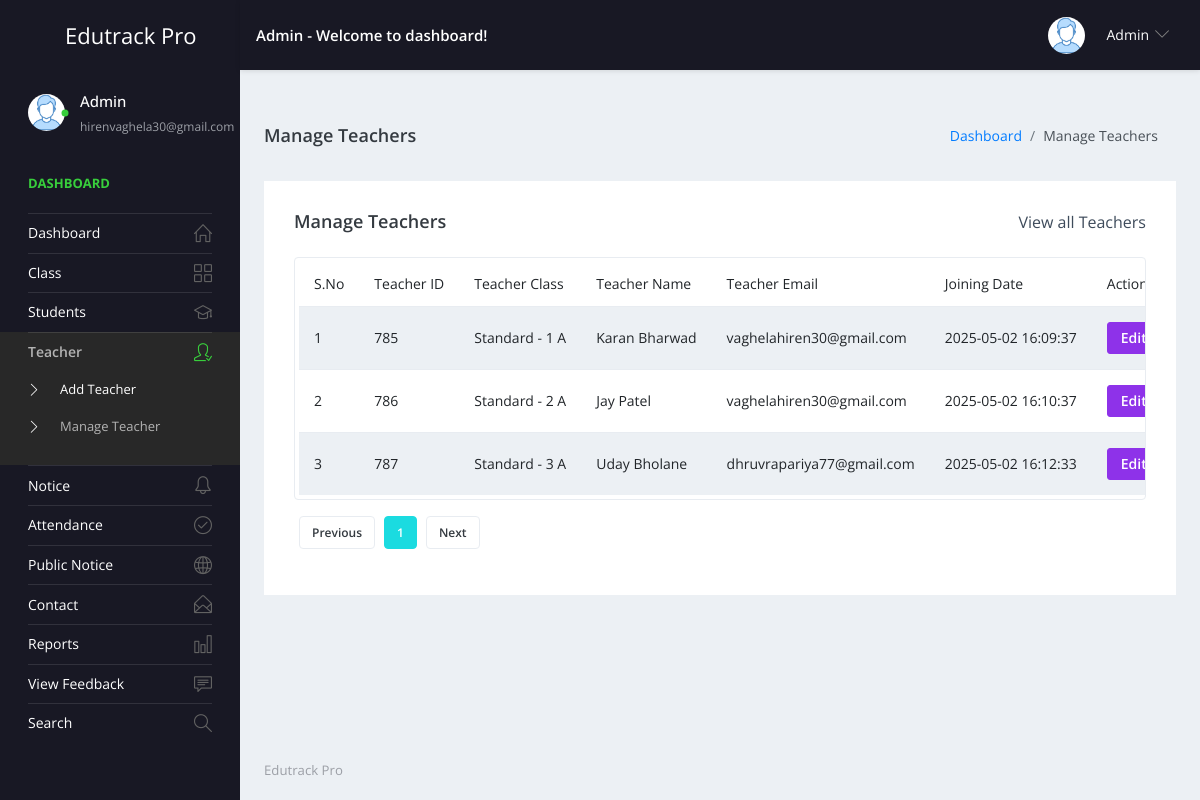
Page /admin/manage-teacher.php (signed in) on the committed database.
### tables this page shows
CREATE TABLE `tblteacher` (
  `ID` int(10) NOT NULL,
  `TeacherName` varchar(120) DEFAULT NULL,
  `UserName` varchar(120) DEFAULT NULL,
  `MobileNumber` bigint(10) DEFAULT NULL,
  `Email` varchar(200) DEFAULT NULL,
  `TeacherClass` varchar(100) DEFAULT NULL,
  `Gender` varchar(50) DEFAULT NULL,
  `Image` varchar(200) DEFAULT NULL,
  `TeacherID` varchar(200) DEFAULT NULL,
  `Password` varchar(200) DEFAULT NULL,
  `TeacherRegdate` timestamp NULL DEFAULT current_timestamp()
);

CREATE TABLE `tblclass` (
  `ID` int(200) NOT NULL,
  `ClassName` varchar(50) DEFAULT NULL,
  `Section` varchar(20) DEFAULT NULL,
  `fees` varchar(200) DEFAULT NULL,
  `CreationDate` timestamp NULL DEFAULT current_timestamp()
);

### admin/manage-teacher.php (the view, shortened to what this page needs)
<?php
include('includes/dbconnection.php');
if (strlen($_SESSION['sturecmsaid'] == 0)) {
  header('location:logout.php');
} else {
?>
  <!DOCTYPE html>
  <html lang="en">
  <head>
    <link rel="stylesheet" href="vendors/simple-line-icons/css/simple-line-icons.css">
    <link rel="stylesheet" href="vendors/flag-icon-css/css/flag-icon.min.css">
    <link rel="stylesheet" href="vendors/css/vendor.bundle.base.css">
    <link rel="stylesheet" href="./vendors/daterangepicker/daterangepicker.css">
    <link rel="stylesheet" href="./vendors/chartist/chartist.min.css">
    <link rel="stylesheet" href="./css/style.css">
  </head>
  <body>
    <div class="container-scroller">
      <?php include_once('includes/header.php'); ?>
      <div class="container-fluid page-body-wrapper">
        <?php include_once('includes/sidebar.php'); ?>
        <div class="main-panel">
          <div class="content-wrapper">
            <div class="page-header">
              <h3 class="page-title"> Manage Teachers </h3>
              <nav aria-label="breadcrumb">
                <ol class="breadcrumb">
                  <li class="breadcrumb-item"><a href="dashboard.php">Dashboard</a></li>
                  <li class="breadcrumb-item active" aria-current="page">Manage Teachers</li>
                </ol>
              </nav>
            </div>
            <div class="row">
              <div class="col-md-12 grid-margin stretch-card">
                <div class="card">
                  <div class="card-body">
                    <div class="d-sm-flex align-items-center mb-4">
                      <h4 class="card-title mb-sm-0">Manage Teachers</h4>
                      <a href="#" class="text-dark ml-auto mb-3 mb-sm-0">View all Teachers</a>
                    </div>
                    <?php
                    if (isset($_GET['page_no']) && $_GET['page_no'] != "") {
                      $page_no = $_GET['page_no'];
                    } else {
                      $page_no = 1;
                    }
                    $total_records_per_page = 10;
                    $offset = ($page_no - 1) * $total_records_per_page;
                    $previous_page = $page_no - 1;
                    $next_page = $page_no + 1;
                    $ret = "SELECT ID FROM tblteacher";
                    $query1 = $dbh->prepare($ret);
                    $query1->execute();
                    $total_records = $query1->rowCount();
                    $total_no_of_pages = ceil($total_records / $total_records_per_page);
                    $sql = "SELECT tblteacher.TeacherID, tblteacher.ID as sid, tblteacher.TeacherName, tblteacher.Email, tblteacher.TeacherRegdate, tblclass.ClassName, tblclass.Section
                            FROM tblteacher
                            JOIN tblclass ON tblclass.ID=tblteacher.TeacherClass
                            LIMIT $offset, $total_records_per_page";
                    $query = $dbh->prepare($sql);
                    $query->execute();
                    $results = $query->fetchAll(PDO::FETCH_OBJ);
                    ?>
                    <div class="table-responsive border rounded p-1 d-none d-md-block">
                      <table class="table table-striped table-hover small">
                        <thead>
                          <tr>
                            <th>S.No</th>
                            <th>Teacher ID</th>
                            <th>Teacher Class</th>
                            <th>Teacher Name</th>
                            <th>Teacher Email</th>
                            <th>Joining Date</th>
                            <th>Action</th>
                          </tr>
                        </thead>
                        <tbody>
                          <?php
                          $cnt = 1;
                          if ($query->rowCount() > 0) {
                            foreach ($results as $row) {
                          ?>
                              <tr>
                                <td><?php echo htmlentities($cnt); ?></td>
                                <td><?php echo htmlentities($row->TeacherID); ?></td>
                                <td><?php echo htmlentities($row->ClassName . ' ' . $row->Section); ?></td>
                                <td><?php echo htmlentities($row->TeacherName); ?></td>
                                <td><?php echo htmlentities($row->Email); ?></td>
                                <td><?php echo htmlentities($row->TeacherRegdate); ?></td>
                                <td>
                                  <a href="edit-teacher-detail.php?editid=<?php echo htmlentities($row->sid); ?>" class="btn btn-info btn-sm" target="_blank">Edit</a>
                                </td>
                              </tr>
                          <?php $cnt++;
                            }
                          } ?>
                        </tbody>
                      </table>
                    </div>
                    <div align="left" class="mt-3">
                      <ul class="pagination">
                        <li class="page-item <?php if ($page_no <= 1) echo 'disabled'; ?>">
                          <a class="page-link" <?php if ($page_no > 1) echo "href='?page_no=$previous_page'"; ?>>Previous</a>
                        </li>
                        <?php
                        for ($counter = 1; $counter <= $total_no_of_pages; $counter++) {
                          echo $counter == $page_no
                            ? "<li class='page-item active'><a class='page-link'>$counter</a></li>"
                            : "<li class='page-item'><a class='page-link' href='?page_no=$counter'>$counter</a></li>";
                        }
                        ?>
                        <li class="page-item <?php if ($page_no >= $total_no_of_pages) echo 'disabled'; ?>">
                          <a class="page-link" <?php if ($page_no < $total_no_of_pages) echo "href='?page_no=$next_page'"; ?>>Next</a>
                        </li>
                      </ul>
                    </div>
                  </div>
                </div>
              </div>
            </div>
          </div>
          <?php include_once('includes/footer.php'); ?>
        </div>
      </div>
    </div>
  </body>
  </html>
<?php } ?>

### admin/includes/header.php (shortened to what this page needs)
<nav class="navbar default-layout-navbar col-lg-12 col-12 p-0 fixed-top d-flex flex-row flex-wrap" style="background-color: #181824; overflow: visible;">
  <div class="navbar-brand-wrapper d-flex align-items-center justify-content-center px-3">
    <a class="navbar-brand brand-logo d-none d-lg-block" href="dashboard.php">
      <strong style="color: white; font-size: 22px; white-space: nowrap;">Edutrack Pro</strong>
    </a>
  </div>
  <?php
  $aid = $_SESSION['sturecmsaid'];
  $sql = "SELECT * FROM tbladmin WHERE ID = :aid";
  $query = $dbh->prepare($sql);
  $query->bindParam(':aid', $aid, PDO::PARAM_STR);
  $query->execute();
  $results = $query->fetchAll(PDO::FETCH_OBJ);
  if ($query->rowCount() > 0) {
    foreach ($results as $row) {
  ?>
      <div class="navbar-menu-wrapper d-flex align-items-center justify-content-between flex-grow-1 flex-wrap px-3">
        <h6 class="mb-0 font-weight-medium d-none d-md-inline" style="color: white;">
          <?php echo htmlentities($row->AdminName); ?> - Welcome to dashboard!
        </h6>
        <ul class="navbar-nav navbar-nav-right d-flex align-items-center ml-auto">
          <li class="nav-item dropdown user-dropdown position-relative">
            <a class="nav-link dropdown-toggle d-flex align-items-center" id="UserDropdown" href="#" role="button" data-toggle="dropdown" aria-expanded="false">
              <img class="img-xs rounded-circle" src="images/faces/face8.jpg" alt="Profile image">
              <span class="font-weight-normal ml-2" style="color: white;"><?php echo htmlentities($row->AdminName); ?></span>
            </a>
          </li>
        </ul>
      </div>
  <?php
    }
  }
  ?>
</nav>

### admin/includes/sidebar.php (shortened to what this page needs)
<nav class="sidebar sidebar-offcanvas" id="sidebar">
  <ul class="nav">
    <li class="nav-item nav-profile">
      <a href="#" class="nav-link">
        <div class="profile-image">
          <img class="img-xs rounded-circle" src="images/faces/face8.jpg" alt="profile image">
          <div class="dot-indicator bg-success"></div>
        </div>
        <div class="text-wrapper">
          <?php
          $aid = $_SESSION['sturecmsaid'];
          $sql = "SELECT * from tbladmin where ID=:aid";
          $query = $dbh->prepare($sql);
          $query->bindParam(':aid', $aid, PDO::PARAM_STR);
          $query->execute();
          $results = $query->fetchAll(PDO::FETCH_OBJ);
          $cnt = 1;
          if ($query->rowCount() > 0) {
            foreach ($results as $row) { ?>
              <p class="profile-name"><?php echo htmlentities($row->AdminName); ?></p>
              <p class="designation"><?php echo htmlentities($row->Email); ?></p><?php $cnt = $cnt + 1;
                                                                                }
                                                                              } ?>
        </div>
      </a>
    </li>
    <li class="nav-item nav-category">
      <span class="nav-link">Dashboard</span>
    </li>
    <li class="nav-item">
      <a class="nav-link" href="dashboard.php">
        <span class="menu-title">Dashboard</span>
        <i class="icon-home menu-icon"></i>
      </a>
    </li>
    <li class="nav-item">
      <a class="nav-link" data-toggle="collapse" href="#ui-basic" aria-expanded="false" aria-controls="ui-basic">
        <span class="menu-title">Class</span>
        <i class="icon-grid menu-icon"></i>
      </a>
    </li>
    <li class="nav-item">
      <a class="nav-link" data-toggle="collapse" href="#ui-basic1" aria-expanded="false" aria-controls="ui-basic1">
        <span class="menu-title">Students</span>
        <i class="icon-graduation menu-icon"></i>
      </a>
    </li>
    <li class="nav-item">
      <a class="nav-link" data-toggle="collapse" href="#ui-basic2" aria-expanded="false" aria-controls="ui-basic2">
        <span class="menu-title">Teacher</span>
        <i class="icon-user-following menu-icon"></i>
      </a>
      <div class="collapse" id="ui-basic2">
        <ul class="nav flex-column sub-menu">
          <li class="nav-item"> <a class="nav-link" href="add-teacher.php">Add Teacher</a></li>
          <li class="nav-item"> <a class="nav-link" href="manage-teacher.php">Manage Teacher</a></li>
        </ul>
      </div>
    </li>
    <li class="nav-item">
      <a class="nav-link" data-toggle="collapse" href="#auth" aria-expanded="false" aria-controls="auth">
        <span class="menu-title">Notice</span>
        <i class="icon-bell menu-icon"></i>
      </a>
    </li>
    <li class="nav-item">
      <a class="nav-link" data-toggle="collapse" href="#at" aria-expanded="false" aria-controls="at">
        <span class="menu-title">Attendance</span>
        <i class="icon-check menu-icon"></i>
      </a>
    </li>
    <li class="nav-item">
      <a class="nav-link" data-toggle="collapse" href="#auth1" aria-expanded="false" aria-controls="auth1">
        <span class="menu-title">Public Notice</span>
        <i class="icon-globe menu-icon"></i>
      </a>
    </li>
    <li class="nav-item">
      <a class="nav-link" data-toggle="collapse" href="#auth2" aria-expanded="false" aria-controls="auth2">
        <span class="menu-title">Contact</span>
        <i class="icon-envelope-open menu-icon"></i>
      </a>
    </li>
    <li class="nav-item">
      <a class="nav-link" data-toggle="collapse" href="#auth22" aria-expanded="false" aria-controls="auth22">
        <span class="menu-title">Reports</span>
        <i class="icon-chart menu-icon"></i>
      </a>
    </li>
    <li class="nav-item">
      <a class="nav-link" href="view-feedback.php">
        <span class="menu-title">View Feedback</span>
        <i class="icon-speech menu-icon"></i>
      </a>
    </li>
    <li class="nav-item">
      <a class="nav-link" href="search.php">
        <span class="menu-title">Search</span>
        <i class="icon-magnifier menu-icon"></i>
      </a>
    </li>
  </ul>
</nav>

### admin/manage-teacher.php (style rules this page uses)
.card-title { font-size: 1.1rem; font-weight: 600; }

### admin/includes/header.php (style rules this page uses)
.navbar-menu-wrapper { position: relative; z-index: 1050 !important; overflow: visible !important; }
.navbar-nav-right { overflow: visible !important; position: relative; z-index: 1060; }

### rows in the picture
tblteacher: TeacherID "785", tblclass.ClassName+Section "Standard - 1 A", TeacherName "Karan Bharwad", Email "vaghelahiren30@gmail.com", TeacherRegdate "2025-05-02 16:09:37"
tblteacher: TeacherID "786", tblclass.ClassName+Section "Standard - 2 A", TeacherName "Jay Patel", Email "vaghelahiren30@gmail.com", TeacherRegdate "2025-05-02 16:10:37"
tblteacher: TeacherID "787", tblclass.ClassName+Section "Standard - 3 A", TeacherName "Uday Bholane", Email "dhruvrapariya77@gmail.com", TeacherRegdate "2025-05-02 16:12:33"

### other values in the picture
$row->AdminName "Admin"
$row->Email "hirenvaghela30@gmail.com"
